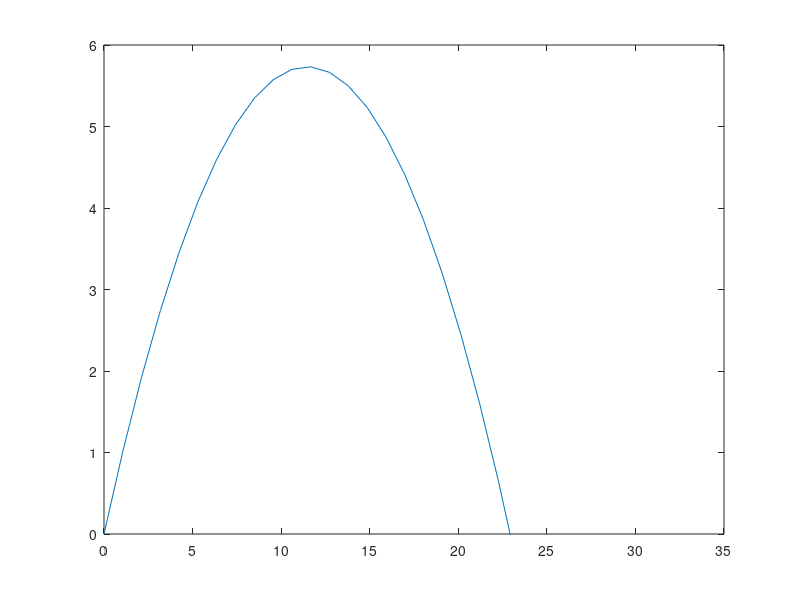

This chart was generated by the following MATLAB code:
clear
clc
close all

theta = linspace(0,2*pi,200);
r = 5;

x = r*cos(theta);
y = r*sin(theta);

plot(x,y)

axis equal


t = 0:0.1:3;
x0 = 0;
v = 15;
elev = 45*pi/180;
vx = v*cos(elev);
x = x0 + vx*t;
a = -9.81;
y0 = 0;
vy = v*sin(elev);
y = y0 + vy*t + (1/2)*a*t.^2;

plot(x,y)

ylim([0 6])
